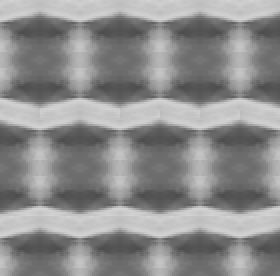
%> input picture Imagen4AFMFinal.gif, 140 x 138 px (shown 2 times larger)
$ octave Vectgen4.m   (GNU Octave 9; MATLAB toolbox functions it lacks are replaced by stand-ins)
%> lines starting %> are read from the running program, lines starting %| are printed output that depends on the picture
### Zvalues.m
%Funcion que calcula la media de los valores y grafica la media
function [z] = Zvalues(vectf)
z = 0;
for zi=1:length(vectf);
 z=z+vectf(zi);
end
z = z/length(vectf);
figure
   x=1:length(vectf);
   plot(x,vectf)
   axis([0 140 0 256])
   grid on
   hold on
   n = [1:length(vectf)];
   for k=1:length(n)
    y(k) = z;
   end
plot (n, y, 'r')
end

### Proyecto/Zvalues2.m
%Funcion que calcula la media de los valores
function [z] = Zvalues2(vectf)
z = 0;
for zi=1:length(vectf)
 z=z+vectf(zi);
end
z = z/length(vectf);
end

### RaValues.m
%Funcion que calcula el promedio de rugosidad de el perfil
function [Ra] = RaValues(vectf)
z = Zvalues2(vectf);
Ra = 0;
for zi=1:length(vectf)
 Ra = Ra + abs(vectf(zi) - z);
end
Ra = Ra/length(vectf);
end

### Proyecto/RqValues.m
%Funcion que calcula el cuadrado de medios de raiz (Promedio del perfil similar en concepto a
% regresión lineal)
function [Rq] = RqValues(vectf)
z = Zvalues2(vectf);
Rq = 0;
for zi=1:length(vectf)
 Rq = Rq + (vectf(zi) - z)^2;
end
Rq = sqrt(Rq/length(vectf));
end

### Proyecto/RpValues.m
%Funcion que calcula el pico de perfil máximo altura
function [Rp] = RpValues(vectf)
Rp = vectf(1);
for zi=2:length(vectf)
 if vectf(zi) > Rp
    Rp = vectf(zi);
 end
end
figure
   x=1:length(vectf);
   y = vectf;
   idxmin = find(y == Rp);
   plot(x,y,'-p','MarkerIndices',[idxmin],...
    'MarkerFaceColor','red',...
    'MarkerSize',15)
   axis([0 140 0 256])
   grid on
end

### RvValues.m
%Funcion que calcula el perfil máximo profundidad del valle
function [Rv] = RvValues(vectf)
Rv = vectf(1);
for ziV=2:length(vectf)
 if vectf(ziV) < Rv
    Rv = vectf(ziV);
 end
end
figure
   x=1:length(vectf);
   y = vectf;
   idxmax = find(y == Rv);
   plot(x,y,'-p','MarkerIndices',[idxmax],...
    'MarkerFaceColor','red',...
    'MarkerSize',15)
   axis([0 140 0 256])
   grid on
end

### Proyecto/RpValues2.m
%Funcion que calcula el pico de perfil máximo altura
function [Rp] = RpValues2(vectf)
Rp = vectf(1);
for zi=2:length(vectf)
 if vectf(zi) > Rp
    Rp = vectf(zi);
 end
end
end

### Proyecto/RvValues2.m
%Funcion que calcula el perfil máximo profundidad del valle
function [Rv] = RvValues2(vectf)
Rv = vectf(1);
for ziV=2:length(vectf)
 if vectf(ziV) < Rv
    Rv = vectf(ziV);
 end
end
end

### RtValues.m
%Funcion que calcula Altura máxima de el perfil es la diferencia entre pico y Valle
function [Rt] = RtValues(vectf)
Rp = RpValues2(vectf);
Rv = RvValues2(vectf);
Rt = Rp - Rv;
figure
   x=1:length(vectf);
   plot(x,vectf)
   axis([0 140 0 256])
   grid on
   hold on
   n = [Rv:Rp];
   for k=1:length(n)
    y(k) = Rt;
   end
plot (y, n, 'm')
end

### Proyecto/RskValues.m
%Funcion que calcula la medida de asimetría y asimetría del perfil sobre el línea media
function [Rsk] = RskValues(vectf)
z = Zvalues2(vectf);
Rq = RqValues(vectf);
Rsk = 0;
for zi=1:length(vectf)
 Rsk = Rsk + (vectf(zi) - z)^3;
end
Rsk = Rsk/(length(vectf)*(Rq^3));
end

### Vectgen4.m
%Programa para crear trayectorias en un AFM data set
%Se puede cambiar el punto de origen de la linea de prueba:
%co columna origen,fo fila de origen (x1,y1)
%y el punto de destino de la linea de prueba:
%cd columna destino,fd fila de destino (x2,y2)
%Si fd=fo es un vector horizontal,
%si cd=co es un vector vertical.
%Si es diagonal abs(fd-fo) debe ser igual a abs(cd-co)
%de otra manera da "trayectoria invalida".
%Grafica los valores de la trayectoria.
%Emplea: Imagen4AFMFinal.gif
%Solo admite max 138 por 138 puntos (pixeles)

AFM=imread('Imagen4AFMFinal.gif');
%> AFM is the input picture: size 138x140 uint8; min 78, max 211, mean 140.6
co=1; %x1
%co = input('Ingrese la coordenada x1: ');
fo=100; %y1
%fo = input('Ingrese la coordenada y1: ');
cd=100; %x2
%cd = input('Ingrese la coordenada x2: ');
fd=1; %y2
%fd = input('Ingrese la coordenada y2: ');
if  (fd-fo)==0 || abs(fd-fo)==abs(cd-co) || (cd-co)==0
    for n=1:138  %asegura que el vector vect tenga zeros
        vect(n)=0;
    end
    if (fd-fo)==0 %trayectoria horizontal
        incf=0;
    elseif (fd-fo)>0
        incf=1;   % diagonal hacia abajo
    else
        incf=-1;  %diagonal hacia arriba
    end
    if (cd-co)==0  %trayectoria vertical
        incc=0;
    elseif (cd-co)>0
        incc=1;   %diagonal hacia la derecha
    else
        incc=-1;  %diagonal hacia la izquierda
    end
    if incf==0   %recorrido horizontal
         m=(abs(cd-co))+1;
         f=fo;
         c=co;
         vect(1)=AFM(fo,co); %primer valor en la trayectoria
        for n=2:m
         f=f+incf;
         c=c+incc;
         vect(n)=AFM(f,c);
        end
        vectf=vect(1:m); %los m valores en la trayectoria
   elseif incc==0  %recorrido vertical
         m=(abs(fd-fo))+1;
         f=fo;
         c=co;
         vect(1)=AFM(fo,co); %primer valor en la trayectoria
         for n=2:m
          f=f+incf;
          c=c+incc;
          vect(n)=AFM(f,c);
         end
         vectf=vect(1:m); %los m valores de la trayectoria
   else
        %recorrido diagonal
        deltaf=abs(fd-fo);
        deltac=abs(cd-co);
       if (deltaf-deltac)==0
          m=deltaf+1;
          f=fo;
          c=co;
          vect(1)=AFM(fo,co); %primer valor en la trayectoria
          for n=2:m
            f=f+incf;
            c=c+incc;
            vect(n)=AFM(f,c);
          end
%> after the loop, c = 100; f = 1; vect = 138 values, max 207 at index 48, min 0 at index 101, mean 100.8
          vectf=vect(1:m); %los m valores de la trayectoria
%> vectf = 100 values, max 207 at index 48, min 82 at index 30, mean 139.2
       end
    end
   imshow(AFM)
   hold on
   plot([co, cd],[fo, fd], 'b--o')
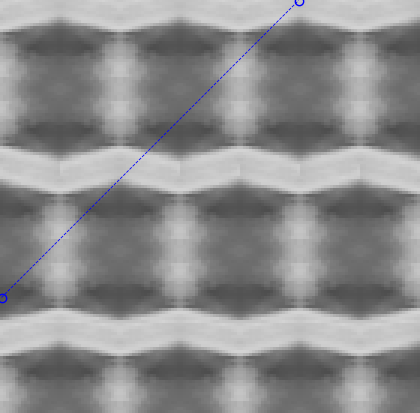
%> figure redrawn from the program's plot data; shown 3 times larger
   figure
   x=1:length(vectf);
%> x = 100 values from 1 to 100
   plot(x,vectf)
   axis([0 140 0 256])
   grid on
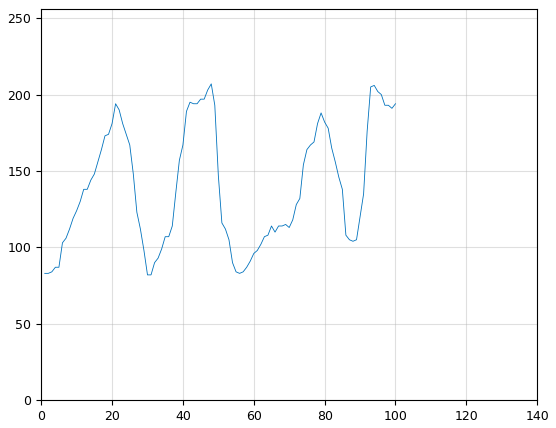
%> figure redrawn from the program's plot data; curve peaks at x = 48, y = 207
else
   disp('Trayectoria Invalida')
end

%Inicio de formulas
%Primera formula (Z)
z = Zvalues(vectf);
%> the loop in Zvalues, `for zi=1:length(vectf);` made 100 passes
%> z on passes 1 to 12: 83, 166, 250, 337, 424, 527, 633, 745, 864, 988, 1118, 1256
%> after the loop in Zvalues, `for zi=1:length(vectf);`: z = 13917
%> in Zvalues, `z = z/length(vectf);`: z = 139.2
%> in Zvalues, `x=1:length(vectf);`: x = 100 values from 1 to 100
%> after the loop in Zvalues, `for k=1:length(n)`: y = 100 values from 139.2 to 139.2
%> figure, not shown here; curve peaks at x = 48, y = 207
%> z = 139.2
fprintf('\nEl valor de Z %2.4f',z)
%| El valor de Z 139.1700

%Segunda formula Ra
Ra = RaValues(vectf);
%> the loop in Zvalues2, `for zi=1:length(vectf)` made 100 passes
%> after the loop in Zvalues2, `for zi=1:length(vectf)`: z = 13917
%> in Zvalues2, `z = z/length(vectf);`: z = 139.2
%> the loop in RaValues, `for zi=1:length(vectf)` made 100 passes
%> Ra on passes 1 to 12: 56.17, 112.3, 167.5, 219.7, 271.8, 308, 341.2, 368.4, 388.5, 403.7, 412.9, 414
%> after the loop in RaValues, `for zi=1:length(vectf)`: Ra = 3562.7
%> in RaValues, `Ra = Ra/length(vectf);`: Ra = 35.63
%> Ra = 35.63
fprintf('\nEl valor de Ra %2.4f',Ra)
%| El valor de Ra 35.6270

%Tercera formula Rq
Rq = RqValues(vectf);
%> the loop in Zvalues2 (call 2), `for zi=1:length(vectf)` made 100 passes
%> the loop in RqValues, `for zi=1:length(vectf)` made 100 passes
%> Rq on passes 1 to 12: 3155.1, 6310.1, 9353.9, 12075.6, 14797.3, 16105.6, 17205.8, 17944, 18350.8, 18581, 18665.1, 18666.4
%> after the loop in RqValues, `for zi=1:length(vectf)`: Rq = 158250.1
%> in RqValues, `Rq = sqrt(Rq/length(vectf));`: Rq = 39.78
%> Rq = 39.78
fprintf('\nEl valor de Rq %2.4f',Rq)
%| El valor de Rq 39.7807

%Cuarta formula Rp, Rv
Rp = RpValues(vectf);
%> in RpValues, `Rp = vectf(1);`: Rp = 83
%> the loop in RpValues, `for zi=2:length(vectf)` made 99 passes
%> Rp on passes 2, 3, 5, 6, 7, 8, 9, 10, 11, 13, 14, 15: 84, 87, 103, 106, 112, 119, 124, 130, 138, 144, 148, 156
%> in RpValues, `y = vectf;`: y has the same summary as vectf outside RpValues
%> in RpValues, `idxmin = find(y == Rp);`: idxmin = 48
%> Rp = 207
Rv = RvValues(vectf);
%> in RvValues, `Rv = vectf(1);`: Rv = 83
%> the loop in RvValues, `for ziV=2:length(vectf)` made 99 passes
%> Rv on pass 29: 82
%> in RvValues, `idxmax = find(y == Rv);`: idxmax = [30 31]
%> Rv = 82
fprintf('\nEl pico Rp %2.4f',Rp)
%| El pico Rp 207.0000
fprintf('\nEl valle Rv %2.4f',Rv)
%| El valle Rv 82.0000

%Quinta formula Rt
Rt = RtValues(vectf);
%> in RpValues2, `Rp = vectf(1);`: Rp = 83
%> the loop in RpValues2, `for zi=2:length(vectf)` made 99 passes
%> the loop in RvValues2, `for ziV=2:length(vectf)` made 99 passes
%> in RtValues, `Rt = Rp - Rv;`: Rt = 125
%> in RtValues, `n = [Rv:Rp];`: n = 126 values from 82 to 207
%> the loop in RtValues, `for k=1:length(n)` made 126 passes
%> after the loop in RtValues, `for k=1:length(n)`: y = 126 values from 125 to 125
%> figure, not shown here; curve peaks at x = 48, y = 207
%> Rt = 125

%Sexta formula Rz
P = 0;
V = 0;
Pt = 0;
Vt = 0;
for zi=1:length(vectf)
 if vectf(zi) < z
     V = V + 1;
     Vt = Vt + vectf(zi);
 elseif vectf(zi) > z
     P = P + 1;
     Pt = Pt + vectf(zi);
 end
 end
%> this loop made 100 passes
%> Pt on passes 14 to 25: 144, 292, 448, 612, 785, 959, 1140, 1334, 1524, 1705, 1879, 2046
%> after the loop, P = 45; Pt = 8044; V = 55; Vt = 5873
 s = Pt + Vt;
%> s = 13917
 Rz = s / (V + P);
%> Rz = 139.2
 fprintf('\nValor de Rz %2.4f',Rz)
%| Valor de Rz 139.1700

 %Septima formula Rsk
Rsk = RskValues(vectf);
%> the loop in RqValues (call 2), `for zi=1:length(vectf)` made 100 passes
%> the loop in RskValues, `for zi=1:length(vectf)` made 100 passes
%> Rsk on passes 1 to 11: -177220.2, -354440.4, -522363, -664354.5, -806346.1, -853666.2, -890161.4, -910218.5, -918424.3, -921915.3, -922686.4
fprintf('\nEl valor de Rsk %2.4f',Rsk)
%| El valor de Rsk 0.2005
fprintf('\n')
